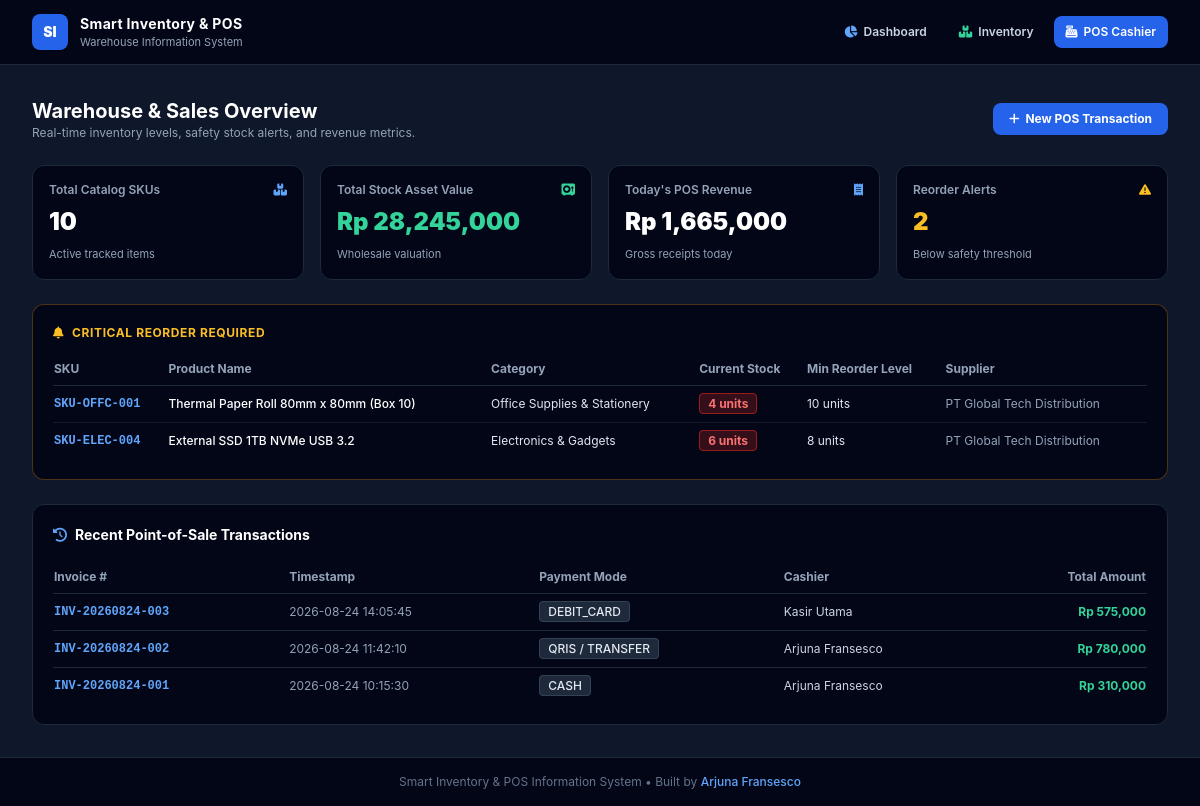
The page / on the database its author committed.
### tables this page shows
CREATE TABLE products (
        id INTEGER PRIMARY KEY AUTOINCREMENT,
        sku TEXT NOT NULL UNIQUE,
        name TEXT NOT NULL,
        category_id INTEGER,
        supplier_id INTEGER,
        cost_price REAL NOT NULL,
        selling_price REAL NOT NULL,
        stock_quantity INTEGER NOT NULL,
        min_reorder_level INTEGER NOT NULL,
        FOREIGN KEY (category_id) REFERENCES categories (id),
        FOREIGN KEY (supplier_id) REFERENCES suppliers (id)
    );

CREATE TABLE categories (
        id INTEGER PRIMARY KEY AUTOINCREMENT,
        name TEXT NOT NULL UNIQUE,
        description TEXT
    );

CREATE TABLE suppliers (
        id INTEGER PRIMARY KEY AUTOINCREMENT,
        name TEXT NOT NULL,
        contact_person TEXT,
        phone TEXT,
        email TEXT,
        address TEXT
    );

CREATE TABLE transactions (
        id INTEGER PRIMARY KEY AUTOINCREMENT,
        invoice_number TEXT NOT NULL UNIQUE,
        date TIMESTAMP DEFAULT CURRENT_TIMESTAMP,
        total_amount REAL NOT NULL,
        payment_method TEXT NOT NULL,
        cashier_name TEXT NOT NULL,
        status TEXT DEFAULT 'COMPLETED'
    );

### app.py (the view)
@app.route("/")
def dashboard():
    conn = get_db()
    cur = conn.cursor()
    total_products = cur.execute("SELECT COUNT(*) FROM products").fetchone()[0]
    total_stock_value = cur.execute("SELECT SUM(cost_price * stock_quantity) FROM products").fetchone()[0] or 0
    total_sales_today = cur.execute("SELECT SUM(total_amount) FROM transactions WHERE date(date) = date('now')").fetchone()[0] or 0
    low_stock_count = cur.execute("SELECT COUNT(*) FROM products WHERE stock_quantity <= min_reorder_level").fetchone()[0]
    low_stock_items = cur.execute("""
        SELECT p.*, c.name as category_name, s.name as supplier_name
        FROM products p
        JOIN categories c ON p.category_id = c.id
        JOIN suppliers s ON p.supplier_id = s.id
        WHERE p.stock_quantity <= p.min_reorder_level
        ORDER BY p.stock_quantity ASC
    """).fetchall()
    recent_transactions = cur.execute("""
        SELECT * FROM transactions ORDER BY date DESC LIMIT 5
    """).fetchall()
    conn.close()
    return render_template("dashboard.html",
                           total_products=total_products,
                           total_stock_value=total_stock_value,
                           total_sales_today=total_sales_today,
                           low_stock_count=low_stock_count,
                           low_stock_items=low_stock_items,
                           recent_transactions=recent_transactions)

### app.py (called while the page is built)
def get_db():
    conn = sqlite3.connect(DB_PATH)
    conn.row_factory = sqlite3.Row
    return conn

### app/templates/dashboard.html (shortened to what this page needs)
{% extends "base.html" %}
{% block content %}
<div class="flex flex-col sm:flex-row justify-between items-start sm:items-center gap-4">
  <div>
    <h2 class="text-xl font-bold text-white">Warehouse & Sales Overview</h2>
    <p class="text-xs text-slate-400">Real-time inventory levels, safety stock alerts, and revenue metrics.</p>
  </div>
  <a href="/pos" class="px-4 py-2 bg-blue-600 hover:bg-blue-700 text-white rounded-lg text-xs font-bold transition-all shadow-sm flex items-center gap-1.5">
    <i class="fa-solid fa-plus"></i> New POS Transaction
  </a>
</div>
<div class="grid grid-cols-1 sm:grid-cols-2 lg:grid-cols-4 gap-4">
  <div class="bg-slate-950 border border-slate-800 rounded-xl p-4 space-y-2">
    <div class="flex justify-between items-center text-slate-400 text-xs font-semibold">
      <span>Total Catalog SKUs</span><i class="fa-solid fa-boxes-stacked text-blue-400"></i>
    </div>
    <div class="text-2xl font-black text-white">{{ total_products }}</div>
    <div class="text-[11px] text-slate-400">Active tracked items</div>
  </div>
  <div class="bg-slate-950 border border-slate-800 rounded-xl p-4 space-y-2">
    <div class="flex justify-between items-center text-slate-400 text-xs font-semibold">
      <span>Total Stock Asset Value</span><i class="fa-solid fa-vault text-emerald-400"></i>
    </div>
    <div class="text-2xl font-black text-emerald-400">Rp {{ "{:,.0f}".format(total_stock_value) }}</div>
    <div class="text-[11px] text-slate-400">Wholesale valuation</div>
  </div>
  <div class="bg-slate-950 border border-slate-800 rounded-xl p-4 space-y-2">
    <div class="flex justify-between items-center text-slate-400 text-xs font-semibold">
      <span>Today's POS Revenue</span><i class="fa-solid fa-receipt text-blue-400"></i>
    </div>
    <div class="text-2xl font-black text-white">Rp {{ "{:,.0f}".format(total_sales_today) }}</div>
    <div class="text-[11px] text-slate-400">Gross receipts today</div>
  </div>
  <div class="bg-slate-950 border border-slate-800 rounded-xl p-4 space-y-2 {% if low_stock_count > 0 %}border-amber-500/50 bg-amber-950/20{% endif %}">
    <div class="flex justify-between items-center text-slate-400 text-xs font-semibold">
      <span>Reorder Alerts</span><i class="fa-solid fa-triangle-exclamation text-amber-400"></i>
    </div>
    <div class="text-2xl font-black {% if low_stock_count > 0 %}text-amber-400{% else %}text-white{% endif %}">{{ low_stock_count }}</div>
    <div class="text-[11px] text-slate-400">Below safety threshold</div>
  </div>
</div>
{% if low_stock_items %}
<div class="bg-slate-950 border border-amber-500/30 rounded-xl p-5 space-y-3">
  <div class="flex items-center gap-2 text-amber-400 text-xs font-bold uppercase tracking-wider">
    <i class="fa-solid fa-bell"></i> Critical Reorder Required
  </div>
  <div class="overflow-x-auto">
    <table class="w-full text-left text-xs">
      <thead class="text-slate-400 border-b border-slate-800 pb-2">
        <tr>
          <th class="py-2">SKU</th><th>Product Name</th><th>Category</th><th>Current Stock</th><th>Min Reorder Level</th><th>Supplier</th>
        </tr>
      </thead>
      <tbody class="divide-y divide-slate-800/60 text-slate-200">
        {% for item in low_stock_items %}
        <tr>
          <td class="py-2.5 font-mono text-blue-400 font-semibold">{{ item.sku }}</td>
          <td class="font-medium text-white">{{ item.name }}</td>
          <td>{{ item.category_name }}</td>
          <td><span class="px-2 py-0.5 rounded bg-red-900/40 text-red-400 border border-red-800 font-bold">{{ item.stock_quantity }} units</span></td>
          <td>{{ item.min_reorder_level }} units</td>
          <td class="text-slate-400">{{ item.supplier_name }}</td>
        </tr>
        {% endfor %}
      </tbody>
    </table>
  </div>
</div>
{% endif %}
<div class="bg-slate-950 border border-slate-800 rounded-xl p-5 space-y-4">
  <h3 class="text-sm font-bold text-white flex items-center gap-2">
    <i class="fa-solid fa-clock-rotate-left text-blue-400"></i> Recent Point-of-Sale Transactions
  </h3>
  <div class="overflow-x-auto">
    <table class="w-full text-left text-xs">
      <thead class="text-slate-400 border-b border-slate-800">
        <tr>
          <th class="py-2">Invoice #</th><th>Timestamp</th><th>Payment Mode</th><th>Cashier</th><th class="text-right">Total Amount</th>
        </tr>
      </thead>
      <tbody class="divide-y divide-slate-800 text-slate-300">
        {% for txn in recent_transactions %}
        <tr>
          <td class="py-2.5 font-mono text-blue-400 font-bold">{{ txn.invoice_number }}</td>
          <td class="text-slate-400">{{ txn.date }}</td>
          <td><span class="px-2 py-0.5 rounded bg-slate-800 text-slate-200 border border-slate-700 font-medium">{{ txn.payment_method }}</span></td>
          <td>{{ txn.cashier_name }}</td>
          <td class="text-right font-bold text-emerald-400">Rp {{ "{:,.0f}".format(txn.total_amount) }}</td>
        </tr>
        {% endfor %}
      </tbody>
    </table>
  </div>
</div>
{% endblock %}

### app/templates/base.html (shortened to what this page needs)
<!DOCTYPE html>
<html lang="en">
<head>
  <script src="https://cdn.tailwindcss.com"></script>
  <link rel="stylesheet" href="https://cdnjs.cloudflare.com/ajax/libs/font-awesome/6.5.1/css/all.min.css">
</head>
<body class="bg-slate-900 text-slate-100 min-h-screen flex flex-col antialiased selection:bg-blue-600 selection:text-white">
  <header class="bg-slate-950 border-b border-slate-800 sticky top-0 z-40">
    <div class="max-w-7xl mx-auto px-4 sm:px-6 lg:px-8 h-16 flex items-center justify-between">
      <div class="flex items-center gap-3">
        <div class="w-9 h-9 rounded-lg bg-blue-600 flex items-center justify-center font-black text-white text-sm shadow-sm">SI</div>
        <div>
          <h1 class="text-sm font-bold text-white tracking-wide">Smart Inventory & POS</h1>
          <p class="text-[11px] text-slate-400">Warehouse Information System</p>
        </div>
      </div>
      <nav class="flex items-center gap-1 sm:gap-2 text-xs font-semibold">
        <a href="/" class="px-3 py-2 rounded-lg hover:bg-slate-800 text-slate-300 hover:text-white transition-colors"><i class="fa-solid fa-chart-pie mr-1.5 text-blue-400"></i>Dashboard</a>
        <a href="/inventory" class="px-3 py-2 rounded-lg hover:bg-slate-800 text-slate-300 hover:text-white transition-colors"><i class="fa-solid fa-boxes-stacked mr-1.5 text-emerald-400"></i>Inventory</a>
        <a href="/pos" class="px-3 py-2 rounded-lg bg-blue-600 hover:bg-blue-700 text-white transition-colors shadow-sm"><i class="fa-solid fa-cash-register mr-1.5"></i>POS Cashier</a>
      </nav>
    </div>
  </header>
  <main class="flex-1 max-w-7xl w-full mx-auto px-4 sm:px-6 lg:px-8 py-8 space-y-6">
    {% block content %}{% endblock %}
  </main>
  <footer class="bg-slate-950 border-t border-slate-800 py-4 text-center text-xs text-slate-500">
    Smart Inventory & POS Information System • Built by <a href="https://github.com/ArjunaFransesco" class="text-blue-400 hover:underline font-medium">Arjuna Fransesco</a>
  </footer>
</body>
</html>

### app/templates/base.html (style rules this page uses)
body { font-family: -apple-system, BlinkMacSystemFont, 'Inter', 'Segoe UI', sans-serif; }

### rows shown on the page
products: sku "SKU-OFFC-001", name "Thermal Paper Roll 80mm x 80mm (Box 10)", category_name "Office Supplies & Stationery", stock_quantity "4", min_reorder_level "10", supplier_name "PT Global Tech Distribution"
products: sku "SKU-ELEC-004", name "External SSD 1TB NVMe USB 3.2", category_name "Electronics & Gadgets", stock_quantity "6", min_reorder_level "8", supplier_name "PT Global Tech Distribution"
transactions: invoice_number "INV-20260824-003", date "2026-08-24 14:05:45", payment_method "DEBIT_CARD", cashier_name "Kasir Utama", total_amount "575,000"
transactions: invoice_number "INV-20260824-002", date "2026-08-24 11:42:10", payment_method "QRIS / TRANSFER", cashier_name "Arjuna Fransesco", total_amount "780,000"
transactions: invoice_number "INV-20260824-001", date "2026-08-24 10:15:30", payment_method "CASH", cashier_name "Arjuna Fransesco", total_amount "310,000"

### other values the page prints
{{ total_products }} "10"
{{ "{:,.0f}".format(total_stock_value) }} "28,245,000"
{{ "{:,.0f}".format(total_sales_today) }} "1,665,000"
{{ low_stock_count }} "2"
